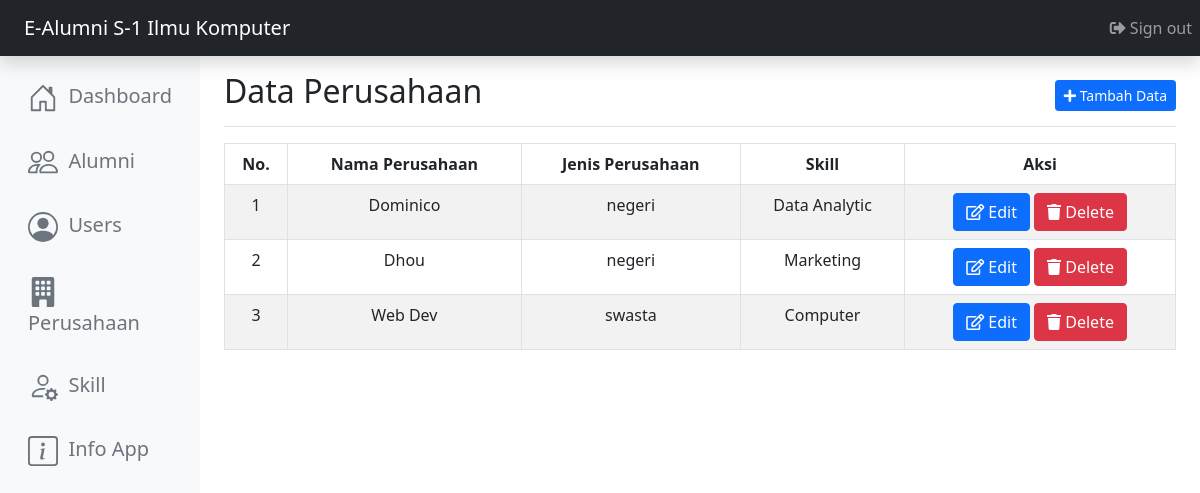
Screenshot of /rescrited/page/company.php (signed in) with the database file from the repository.
### tables this page shows
CREATE TABLE `tb_aplikasi` (
  `id` int(11) NOT NULL,
  `nama` varchar(255) NOT NULL,
  `tahun_dibuat` date NOT NULL
);

CREATE TABLE `tb_perusahaan` (
  `id_perusahaan` int(11) NOT NULL,
  `id_skill` int(255) NOT NULL,
  `nama` varchar(255) NOT NULL,
  `jenis_perusahaan` enum('swasta','negeri') NOT NULL
);

CREATE TABLE `tb_skill` (
  `id_skill` int(11) NOT NULL,
  `nama_skill` varchar(255) NOT NULL
);

### rescrited/page/modal-company.php (the view, shortened to what this page needs)
<?php
include '../connection.php';
?>
<div class="content-wrapper">
<section class="content">
  <div class="row">
    <div class="col-sm-12">
      <div class="box box-primary">
        <div class="box-body">
          <div class="table-responsive22">
            <table id="datatable" class="table table-bordered table-striped">
              <thead class="text-center">
                <tr>
                  <th>No.</th>
                  <th>Nama Perusahaan</th>
                  <th>Jenis Perusahaan</th>
                  <th>Skill</th>
                  <?php
                    if ($_SESSION['role_user'] == 'Admin'){
                    ?>
                  <th>Aksi</th>
                  <?php
                    }
                  ?>
                </tr>
              </thead>
              <tbody>
                  <?php
                    $no = 1;
                    $queryview = mysqli_query($conn, "SELECT tb_perusahaan.id_perusahaan,tb_perusahaan.nama,tb_perusahaan.jenis_perusahaan,tb_skill.nama_skill,tb_skill.id_skill FROM tb_perusahaan,tb_skill where tb_perusahaan.id_skill = tb_skill.id_skill");
                    while ($row = mysqli_fetch_assoc($queryview)) {
                  ?>
                  <tr class="text-center">
                    <td><?php echo $no++;?></td>
                    <td><?php echo $row['nama'];?></td>
                    <td><?php echo $row['jenis_perusahaan'];?></td>
                    <td><?php echo $row['nama_skill'];?></td>
                    <?php
                    if ($_SESSION['role_user'] == 'Admin'){
                    ?>
                    <td>
                      <a href="#" class="btn btn-primary btn-flat btn-xs" data-bs-toggle="modal" data-bs-target="#updateperusahaan<?php echo $no; ?>"><i class="far fa-edit"></i> Edit</a>
                      <a href="#" class="btn btn-danger btn-flat btn-xs" data-bs-toggle="modal" data-bs-target="#deletesperusahaan<?php echo $no; ?>"><i class="fa fa-trash"></i> Delete</a>
                    </td>
                    <?php
                    }
                    ?>
                  </tr>
                  <?php
                    }
                  ?>
              </tbody>
            </table>
          </div>
        </div>
      </div>
    </div>
  </div>
</section>
</div>

### rescrited/page/nav.php (shortened to what this page needs)
<header class="navbar navbar-dark sticky-top bg-dark flex-md-nowrap p-2 shadow">
  <a class="navbar-brand col-md-3 col-lg-2 me-0 px-3 fs-5" href="#">
  <?php
  $query = "SELECT * FROM tb_aplikasi";
  $result = mysqli_query($conn, $query);
  while ($row = mysqli_fetch_assoc($result)) {
    echo $row['nama'];
  }
  ?>
    </a>
        <ul class="navbar-nav">
            <li class="nav-item">
                <a class="nav-link" href="../logout.php"><i class="fas fa-sign-out-alt"></i> Sign out</a>
            </li>
        </ul>
</header>
<div class="container-fluid">
  <div class="row">
    <nav id="sidebarMenu" class="col-md-3 col-lg-2 d-md-block bg-light sidebar collapse vh-100">
      <div class="position-sticky pt-3 sidebar-sticky">
        <ul class="nav flex-column">
          <li class="nav-item">
          <a class="nav-link link-secondary" href="index.php">
              <p class="fs-5"><span class="align-text-top">&nbsp; Dashboard</span></p>
            </a>
          </li>
          <li class="nav-item">
          <a class="nav-link link-secondary" href="alumni.php">
              <p class="fs-5"><span class="align-text-top">&nbsp; Alumni</span></p>
            </a>
          </li>
          <li class="nav-item">
            <a class="nav-link link-secondary" href="user.php">
              <p class="fs-5"><span class="align-text-top">&nbsp; Users</span></p>
            </a>
          </li>
          <li class="nav-item">
            <a class="nav-link link-secondary" href="company.php">
              <p class="fs-5"><span class="align-text-top">&nbsp; Perusahaan</span></p>
            </a>
          </li>
          <li class="nav-item">
            <a class="nav-link link-secondary" href="skill.php">
              <p class="fs-5">&nbsp; Skill</span></p>
            </a>
          </li>
          <li class="nav-item">
            <a class="nav-link link-secondary" href="app.php">
              <p class="fs-5"><span class="align-text-top">&nbsp; Info App</span></p>
            </a>
          </li>
        </ul>
      </div>
    </nav>

### rows the page displays
tb_aplikasi: nama "E-Alumni S-1 Ilmu Komputer"
tb_perusahaan: nama "Dominico", jenis_perusahaan "negeri", id_skill.nama_skill "Data Analytic"
tb_perusahaan: nama "Dhou", jenis_perusahaan "negeri", id_skill.nama_skill "Marketing"
tb_perusahaan: nama "Web Dev", jenis_perusahaan "swasta", id_skill.nama_skill "Computer"
